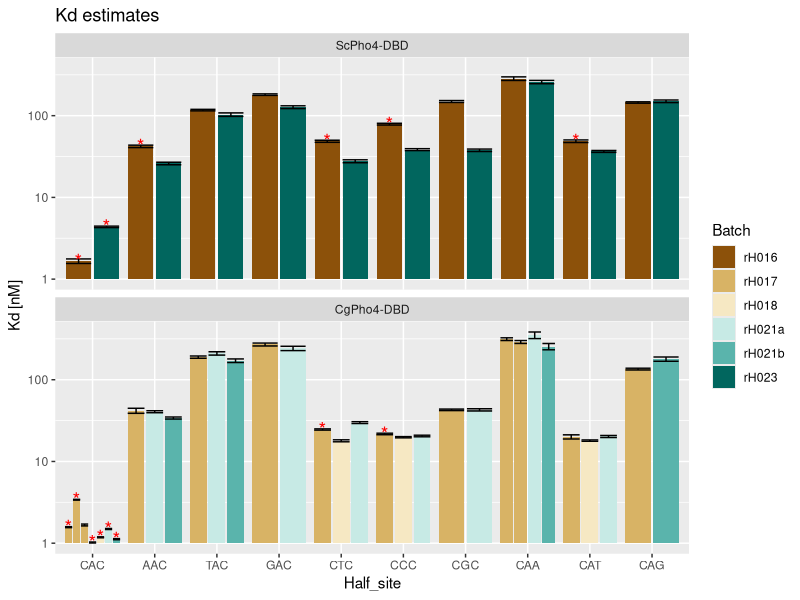
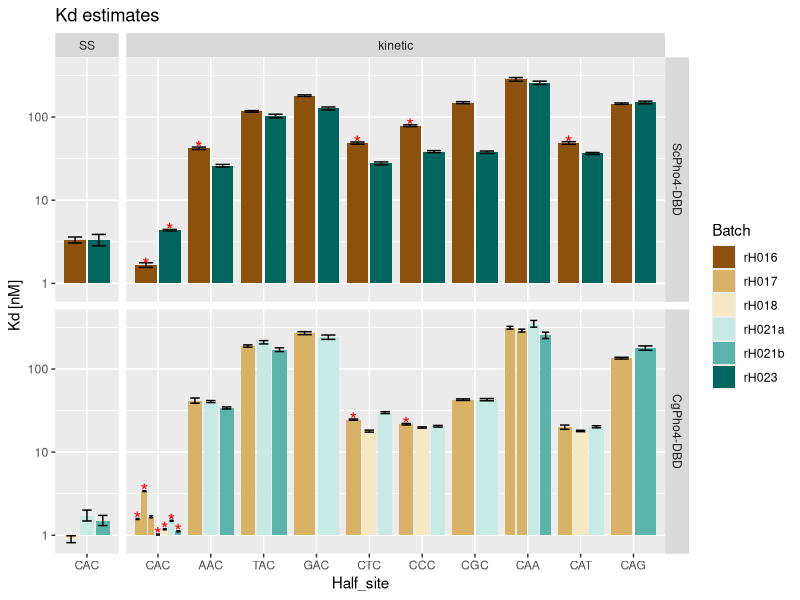
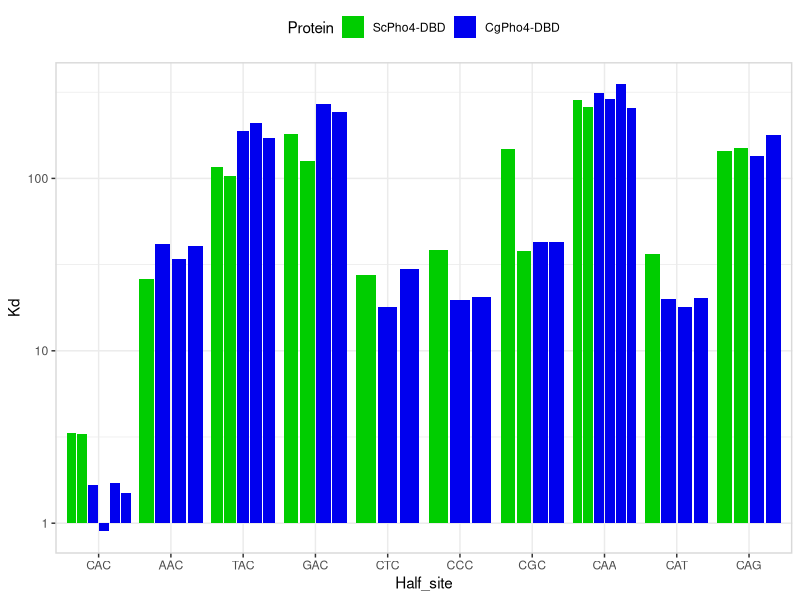
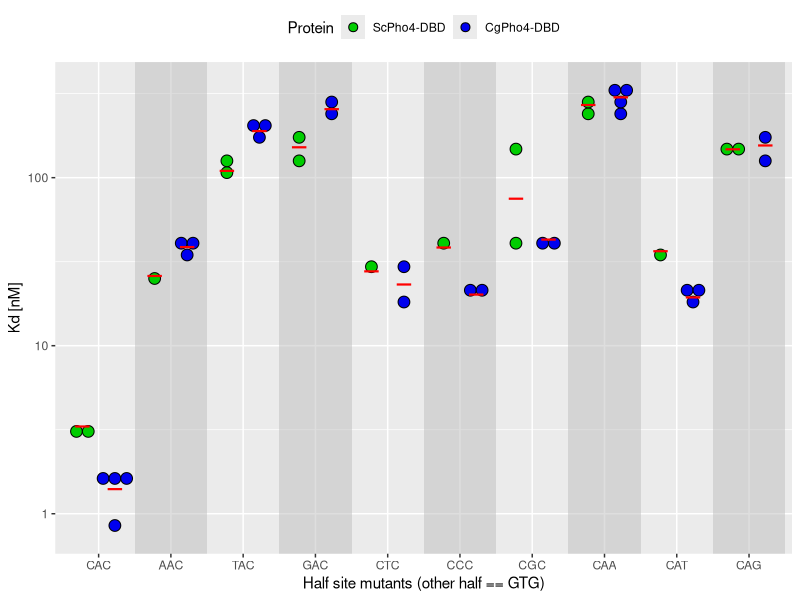

Write the R code that produced these figures, in order.
## ---- chunk 1
suppressPackageStartupMessages(library(tidyverse))
suppressPackageStartupMessages(library(cowplot))
## ---- chunk 2
datK <- read_tsv("../data/BLI/20210408-kinetic-curve-Kd-estimates-all.tsv") %>% 
  filter(!is.na(Model)) %>% 
  mutate(Half_site = factor(str_sub(Ligand,7,9), 
                            levels = c("CAC","AAC","TAC","GAC","CTC","CCC","CGC","CAA","CAT","CAG")),
         Protein = factor(Protein, levels = c("ScPho4 DBD refolded", "CgPho4 DBD refolded"),
                          labels = c("ScPho4-DBD", "CgPho4-DBD")))
cat("Loaded Kd estimates based on kinetic curve fitting ")

datS <- read_tsv("../data/BLI/20210408-steady-state-Kd-estimates-consensus.tsv") %>% 
  filter(grepl("UASp2", Ligand)) %>% 
  mutate(Half_site = factor(str_sub(Ligand,7,9), 
                            levels = c("CAC","AAC","TAC","GAC","CTC","CCC","CGC","CAA","CAT","CAG")),
         Protein = factor(Protein, levels = c("ScPho4 DBD refolded", "CgPho4 DBD refolded"),
                          labels = c("ScPho4-DBD", "CgPho4-DBD")))
cat("Loaded Kd estimates for the consensus oligo based on steady state fitting ")
## ---- chunk 3
datK %>%
  # use the latest batch of protein results only, and only use the 1:1 model fitting
  filter(Include, Model == "1:1") %>%
  mutate(fit = "kinetic", Kd = Kd_c * 1e9, Kd_err = Kd_c_err * 1e9, flag = Chi_sq_c > 3) %>% 
  ggplot(aes(x = Half_site, y = Kd, fill = Batch)) + 
  geom_col(position = position_dodge2(0.9)) +
  geom_errorbar(aes(ymin = Kd - 1.96*Kd_err, ymax = Kd + 1.96*Kd_err), position = position_dodge2(0.9)) +
  geom_text(aes(label = ifelse(flag, "*", "")), size = 5, col = "red", position = position_dodge2(0.9)) +
  scale_fill_brewer(type = "div") +
  labs(title = "Kd estimates", y = "Kd [nM]") +
  #scale_alpha_manual(values = c(0.4,1)) +
  scale_y_log10() + facet_wrap(~Protein, nrow = 2)
## ---- chunk 4
datC <- bind_rows(kinetic = datK %>% filter(Include, Model == "1:1") %>% 
                    mutate(Kd = Kd_c * 1e9, Kd_err = Kd_c_err * 1e9,  
                           Kd_low = Kd - 1.96 * Kd_err, Kd_up = Kd + 1.96 * Kd_err, 
                           flag = Chi_sq_c > 3, fit = "kinetic") %>%  
                    select(fit, Half_site, Kd, Kd_low, Kd_up, Batch, flag, Protein), 
                  SS = datS %>% filter(R2 > 0.99) %>% 
                    mutate(fit = "SS", flag = FALSE) %>% 
                    select(Kd, Half_site, Kd_low = Kd_95ci_low, Kd_up = Kd_95ci_high, Batch, flag, Protein),
                  .id = "fit")
datC$fit <- factor(datC$fit, levels = c("SS", "kinetic"))
datC %>% 
  ggplot(aes(x = Half_site, y = Kd, fill = Batch)) + 
  geom_col(position = position_dodge2(0.9)) +
  geom_errorbar(aes(ymin = Kd_low, ymax = Kd_up), position = position_dodge2(0.9, padding = 0.4), size = 0.5) +
  geom_text(aes(label = ifelse(flag, "*", "")), size = 5, col = "red", position = position_dodge2(0.9)) +
  scale_fill_brewer(type = "div") +
  labs(title = "Kd estimates", y = "Kd [nM]") +
  scale_y_log10() + facet_grid(Protein~fit, scale = "free_x", space = "free_x")
## ---- chunk 5
datC %>% 
  filter(!flag) %>% 
  ggplot(aes(x = Half_site, y = Kd, fill = Protein)) +
  geom_col(position = position_dodge2(0.7)) +
  scale_y_log10() + scale_fill_manual(values=c("green3", "blue2")) + theme_bw() + panel_border() +
  theme(legend.position = "top")
## ---- chunk 6
odd_numbers <- seq(2, nrow(datC),2) # used to draw stripes on even numbered x-values
datC %>% 
  filter(!flag) %>% 
  ggplot(aes(x = Half_site, y = Kd, fill = Protein)) +
  # draw the stripes using geom_rect(); borrowed from https://stackoverflow.com/questions/56961744/draw-alternate-rectangles-in-boxplots-with-facets-r-ggplot2
  # note that the only reason to specify 'data' is so that the length of the xmin, xmax, ymin, ymax vectors 
  # are the same as the number of rows in the data. can be any dummy dataset that satisfy this
  geom_rect(data = datC[odd_numbers, ], xmin = odd_numbers-0.5, xmax = odd_numbers+0.5, 
            ymin = -Inf, ymax = Inf, fill = "grey", alpha = 0.5) +
  geom_dotplot(binaxis = 'y', stackdir = "center", method = "histodot", 
               position = position_dodge(0.9), binwidth = 0.07) +
  stat_summary(fun = mean, geom = "crossbar", color = "red", width = 0.4, size = 0.3,
               position = position_dodge(0.9), show.legend = FALSE) +
  scale_y_log10() + ylab("Kd [nM]") +
  scale_fill_manual(values=c("green3", "blue2")) + xlab("Half site mutants (other half == GTG)") +
  theme(legend.position = "top")
